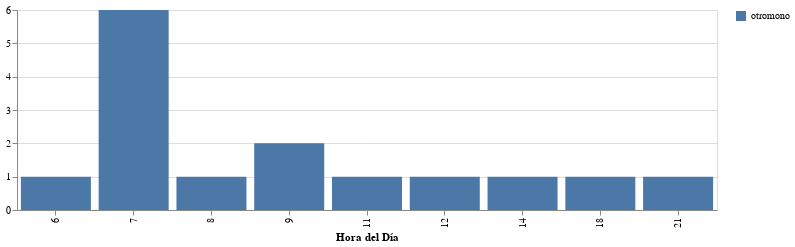

Write notebook code for a chart like this one.
### Code cell
alt.Chart(df.query("name == 'otromono'")).mark_bar().encode(
    x=alt.X('hour:N', title = "Hora del Día"),
    y=alt.Y('count():Q', title = ""),
    color=alt.Color("name", title="")
).properties(width=700, height=200)

### Figure 1 — Vega-Lite specification as saved in the notebook (floating-point values rounded to 4 significant figures)
{"config": {"view": {"continuousWidth": 300, "continuousHeight": 300}}, "data": {"name": "data-497ae5760da3ae3cb37ec0fec838fd27"}, "mark": {"type": "bar"}, "encoding": {"color": {"field": "name", "title": "", "type": "nominal"}, "x": {"field": "hour", "title": "Hora del Día", "type": "nominal"}, "y": {"aggregate": "count", "title": "", "type": "quantitative"}}, "height": 200, "width": 700, "$schema": "https://vega.github.io/schema/vega-lite/v5.16.3.json", "datasets": {"data-497ae5760da3ae3cb37ec0fec838fd27": [{"name": "otromono", "message": "💩", "timestamp": "2024-03-01T07:49:17.650000+00:00", "date": "2024-03-01T00:00:00", "hour": 7}, {"name": "otromono", "message": "💩", "timestamp": "2024-02-29T07:32:14.986000+00:00", "date": "2024-02-29T00:00:00", "hour": 7}, {"name": "otromono", "message": "💩", "timestamp": "2024-02-27T14:21:02.707000+00:00", "date": "2024-02-27T00:00:00", "hour": 14}, {"name": "otromono", "message": "💩", "timestamp": "2024-02-26T07:34:39.984000+00:00", "date": "2024-02-26T00:00:00", "hour": 7}, {"name": "otromono", "message": "💩", "timestamp": "2024-02-24T09:04:44.199000+00:00", "date": "2024-02-24T00:00:00", "hour": 9}, {"name": "otromono", "message": "💩", "timestamp": "2024-02-22T08:21:24.417000+00:00", "date": "2024-02-22T00:00:00", "hour": 8}, {"name": "otromono", "message": "💩", "timestamp": "2024-02-21T21:46:40.891000+00:00", "date": "2024-02-21T00:00:00", "hour": 21}, {"name": "otromono", "message": "💩", "timestamp": "2024-02-21T07:19:56.522000+00:00", "date": "2024-02-21T00:00:00", "hour": 7}, {"name": "otromono", "message": "💩", "timestamp": "2024-02-18T11:01:45.712000+00:00", "date": "2024-02-18T00:00:00", "hour": 11}, {"name": "otromono", "message": "💩", "timestamp": "2024-02-17T12:38:35.206000+00:00", "date": "2024-02-17T00:00:00", "hour": 12}, {"name": "otromono", "message": "💩", "timestamp": "2024-02-16T09:21:30.055000+00:00", "date": "2024-02-16T00:00:00", "hour": 9}, {"name": "otromono", "message": "💩", "timestamp": "2024-02-13T07:32:37.399000+00:00", "date": "2024-02-13T00:00:00", "hour": 7}, {"name": "otromono", "message": "💩", "timestamp": "2024-02-12T07:53:56.924000+00:00", "date": "2024-02-12T00:00:00", "hour": 7}, {"name": "otromono", "message": "💩", "timestamp": "2024-02-11T18:01:48.183000+00:00", "date": "2024-02-11T00:00:00", "hour": 18}, {"name": "otromono", "message": "💩", "timestamp": "2024-02-11T06:48:17.966000+00:00", "date": "2024-02-11T00:00:00", "hour": 6}]}}
